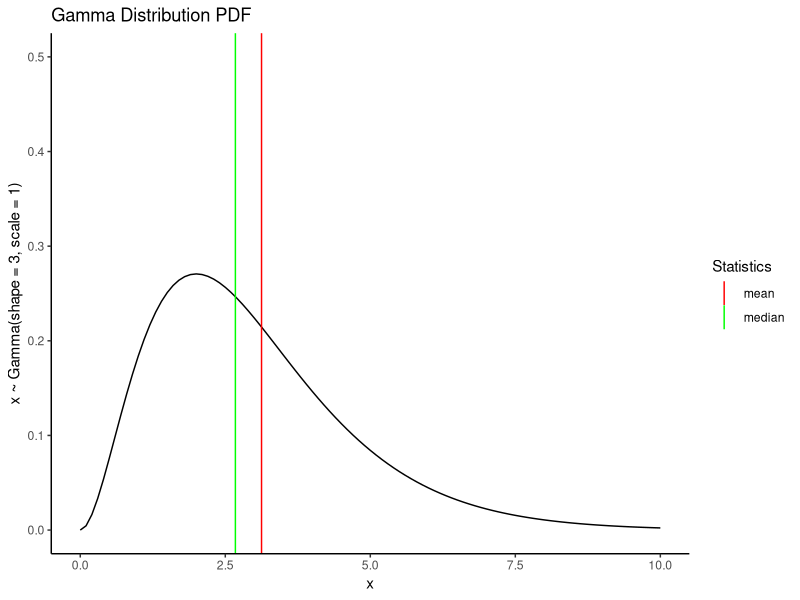
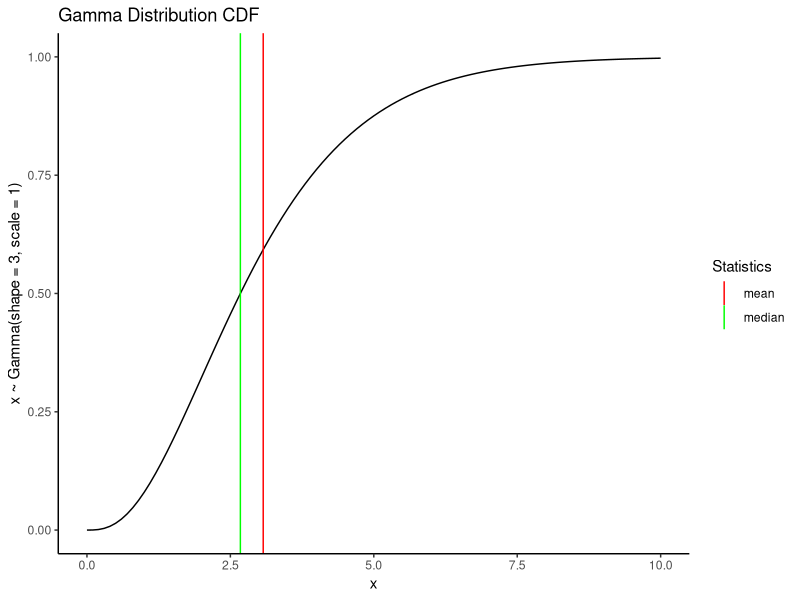
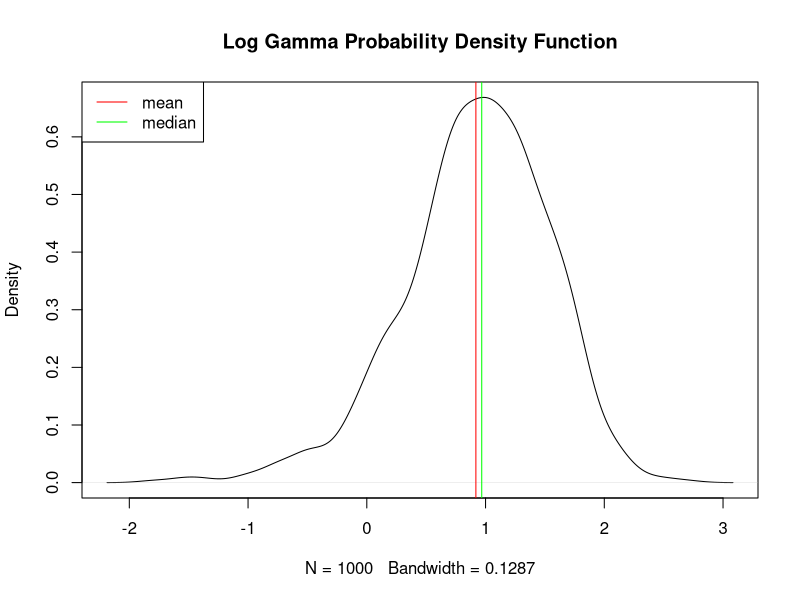
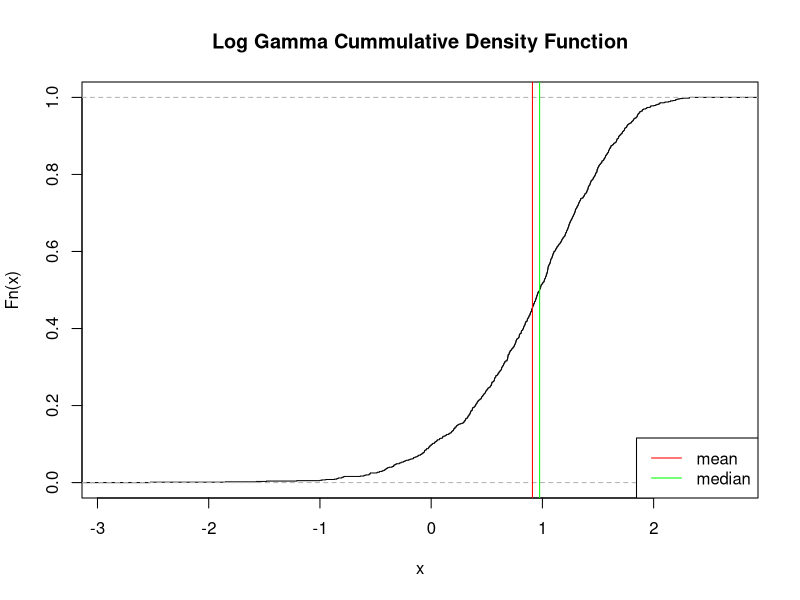
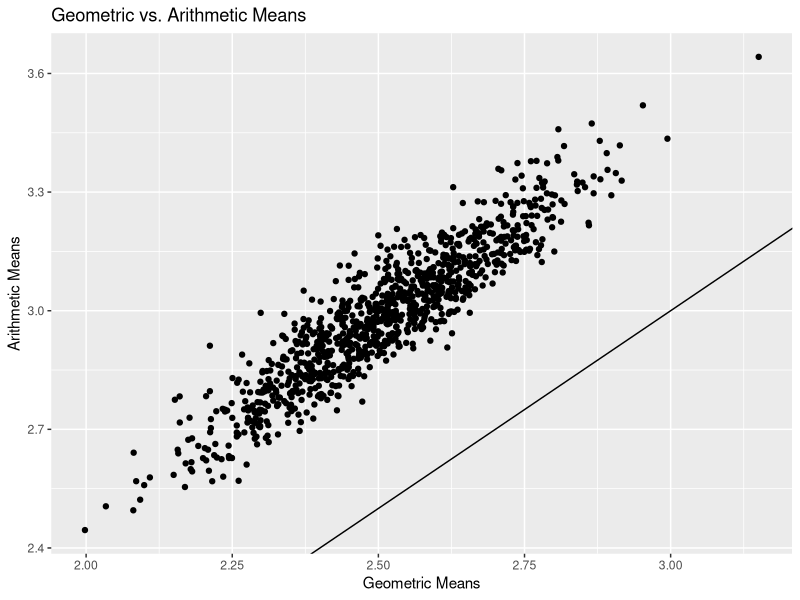
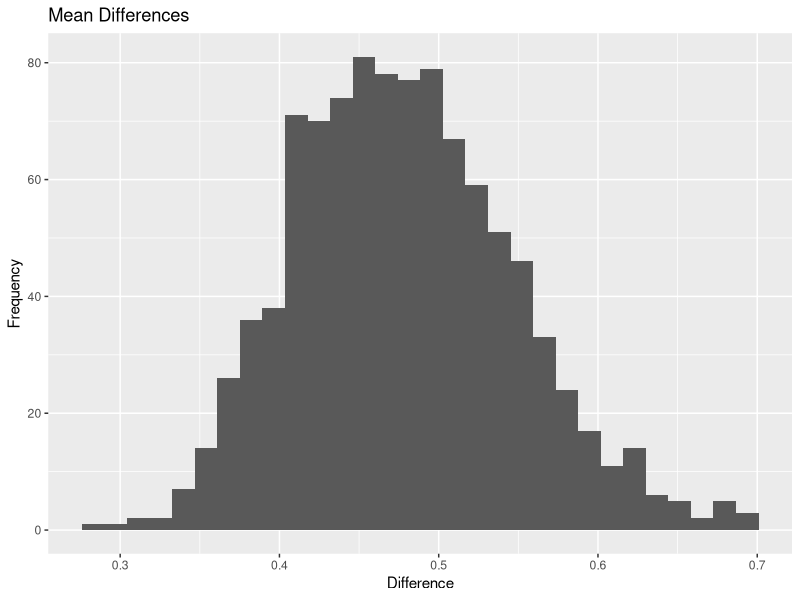
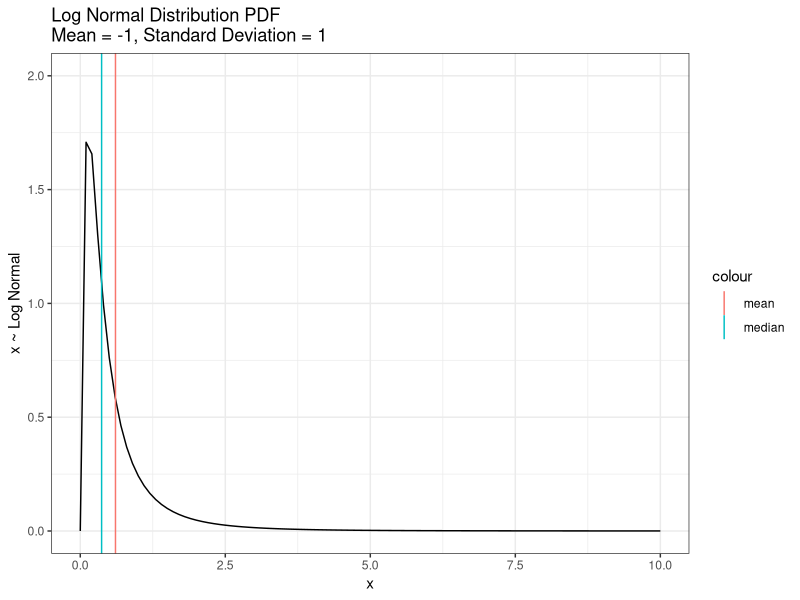
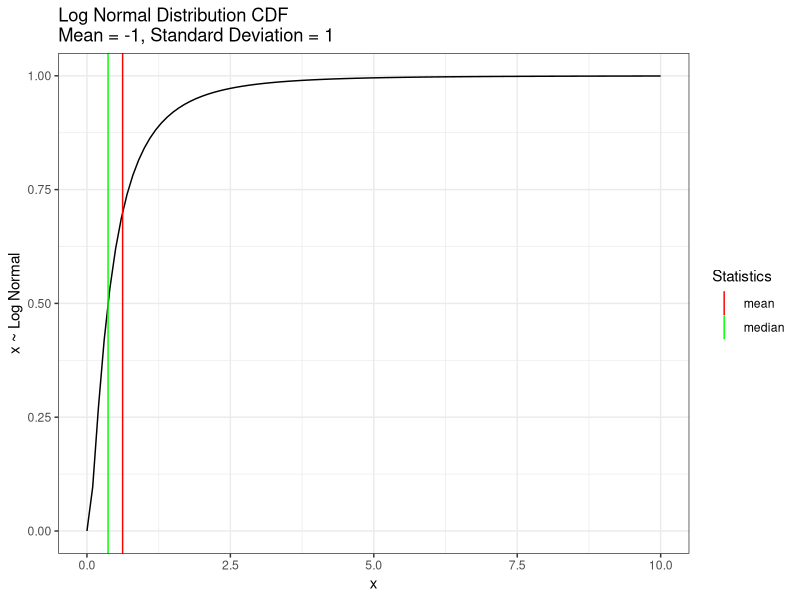

Here is the R script that generated these plots, in order:
## ---- chunk 1
library(ggplot2)
library(dplyr)
## ---- chunk 2
x <- seq(0,10, by = 0.1)
g_PDF <- dgamma(x, shape = 3, scale = 1)
g_CDF <- pgamma(x, shape = 3, scale = 1)
df <- data.frame(x, g_PDF, g_CDF)

ggplot(df, aes(x = x)) +
        geom_line(y = g_PDF) +
        geom_vline(aes(xintercept = mean(rgamma(1000, shape = 3, 
                                                scale = 1)),
                   color = "mean")) +
        geom_vline(aes(xintercept = qgamma(0.5, shape = 3, scale = 1),
                   color = "median")) +
        theme_classic() +
        ylim(0,0.5) +
        labs(
                title = "Gamma Distribution PDF",
                x = "x",
                y = "x ~ Gamma(shape = 3, scale = 1)"
        ) +
        scale_color_manual(name = "Statistics", 
                           values = c(median = "green", mean = "red"))
## ---- chunk 3
x <- seq(0,10, by = 0.1)
g_CDF <- pgamma(x, shape = 3, scale = 1)

ggplot(df, aes(x = x)) +
        geom_line(y = g_CDF) +
        geom_vline(aes(xintercept = mean(rgamma(1000, shape = 3, 
                                                scale = 1)),
                   color = "mean")) +
        geom_vline(aes(xintercept = qgamma(0.5, shape = 3, scale = 1),
                   color = "median")) +
        theme_classic() +
        ylim(0,1) +
        labs(
                title = "Gamma Distribution CDF",
                x = "x",
                y = "x ~ Gamma(shape = 3, scale = 1)"
        ) +
        scale_color_manual(name = "Statistics", 
                           values = c(median = "green", mean = "red"))
## ---- chunk 4
g_log <- log(rgamma(1000, shape = 3, scale = 1))

plot(density(g_log), type = "l", 
     main = "Log Gamma Probability Density Function")
abline(v = mean(g_log), col= 'red')
abline(v = median(g_log), col = "green")
legend('topleft', c('mean', 'median'),
       col = c('red', 'green'), lty = c(1, 1))
## ---- chunk 5
g_log <- log(rgamma(1000, shape = 3, scale = 1))

plot(ecdf(g_log), main = "Log Gamma Cummulative Density Function")
abline(v = mean(g_log), col= 'red')
abline(v = median(g_log), col = "green")
legend('bottomright', 
       c('mean', 'median'),
       col = c('red', 'green'), 
       lty = c(1, 1))

## ---- chunk 6
geometric = rep(NA, 1000)
arithmetic = rep(NA, 1000)
difference = rep(NA, 1000)

for (i in 1:1000){
  q = rgamma(100, shape = 3, scale = 1)
  
  arithmetic[i] = mean(q)
  geometric[i] = exp(mean(log(q)))
  difference[i] = abs(arithmetic[i] - geometric[i])
}

avgs = data.frame(arithmetic, geometric, difference)

ggplot(avgs, aes(x = geometric, y = arithmetic)) +
        geom_point() +
        geom_abline() +
        labs(x = 'Geometric Means',
             y = 'Arithmetic Means',
             title = 'Geometric vs. Arithmetic Means')

ggplot(avgs, aes(x = difference)) +
        geom_histogram() +
        labs(x = 'Difference',
             y = 'Frequency',
             title = 'Mean Differences')
## ---- chunk 7
x1 <- seq(0,10, by = 0.1)
ln_PDF <- dlnorm(x1, -1, 1)
ln_CDF <- plnorm(x1, -1, 1)

df1 <- data.frame(x1, ln_PDF, ln_CDF)

ggplot(df1, aes(x = x1)) +
        geom_line(y = ln_PDF) +
        geom_vline(aes(xintercept = mean(rlnorm(1000, 
                                                meanlog = -1, sdlog = 1)),
                   color = "mean")) +
        geom_vline(aes(xintercept = qlnorm(0.5, meanlog = -1, sdlog = 1),
                   color = "median")) +
        theme_bw() +
        labs(
                title = "Log Normal Distribution PDF \nMean = -1, Standard Deviation = 1",
                x = "x",
                y = "x ~ Log Normal"
        ) +
        ylim(0,2)
        scale_color_manual(name = "Statistics", 
                           values = c(median = "green", mean = "red"))
## ---- chunk 8
ggplot(df1, aes(x = x1)) +
        geom_line(y = ln_CDF) +
        geom_vline(aes(xintercept = mean(rlnorm(1000, 
                                                meanlog = -1, sdlog = 1)),
                   color = "mean")) +
        geom_vline(aes(xintercept = qlnorm(0.5, meanlog = -1, sdlog = 1),
                   color = "median")) +
        theme_bw() +
        labs(
                title = "Log Normal Distribution CDF \nMean = -1, Standard Deviation = 1",
                x = "x",
                y = "x ~ Log Normal"
        ) +
        ylim(0,1) +
        scale_color_manual(name = "Statistics", 
                           values = c(median = "green", mean = "red"))
## ---- chunk 9
lg_norm <- log(rlnorm(1000, -1, 1))

plot(density(lg_norm), type = 'l', main = 'Log Normal Distribution Probability Density Function')
abline(v = mean(lg_norm), col = 'red')
abline(v = median(lg_norm), col = 'green')
legend('topleft', 
       c('mean', 'median'), 
       col = c('red', 'green'), 
       lty = c(1, 1))
## ---- chunk 10
lg_norm <- log(rlnorm(1000, -1, 1))

plot(ecdf(lg_norm), main = "Log Normal Cummulative Density Function")
abline(v = mean(lg_norm), col= 'red')
abline(v = median(lg_norm), col = "green")
legend('topleft', 
       c('mean', 'median'),
       col = c('red', 'green'), 
       lty = c(1, 1))
## ---- chunk 11
geometric = rep(NA, 1000)
arithmetic = rep(NA, 1000)
difference = rep(NA, 1000)

for (i in 1:1000){
  q = rlnorm(100, -1, 1)
  
  arithmetic[i] = mean(q)
  geometric[i] = exp(mean(log(q)))
  difference[i] = abs(arithmetic[i] - geometric[i])
}

avgs = data.frame(arithmetic, geometric, difference)

ggplot(avgs, aes(x = geometric, y = arithmetic)) +
        geom_point() +
        geom_abline() +
        labs(x = 'Geometric Means',
             y = 'Arithmetic Means',
             title = 'Geometric vs. Arithmetic Means')

ggplot(avgs, aes(x = difference)) +
        geom_histogram() +
        labs(x = 'Difference',
             y = 'Frequency',
             title = 'Mean Differences')
## ---- chunk 12
x2 <- seq(-1,13, by = 0.1)
u_PDF <- dunif(x2, min = 0, max = 12)
u_CDF <- punif(x2, min = 0, max = 12)
df2 <- data.frame(x2, u_PDF, u_CDF)

ggplot(df2, aes(x = x2)) +
        geom_line(y = u_PDF) +
        geom_vline(aes(xintercept = mean(runif(1000, 0, 12)),
                   color = "mean")) +
        geom_vline(aes(xintercept = qunif(0.5, 0, 12),
                   color = "median")) +
        theme_classic() +
        labs(
                title = "Uniform Distribution PDF",
                x = "x",
                y = "x ~ Uniform(0, 12)"
        ) +
        ylim(0,0.25) +
        scale_color_manual(name = "Statistics", 
                           values = c(median = "green", mean = "red"))
## ---- chunk 13
x2 <- seq(-1,13, by = 0.1)
u_CDF <- punif(x2, min = 0, max = 12)
df2 <- data.frame(x2, u_PDF, u_CDF)

ggplot(df2, aes(x = x2)) +
        geom_line(y = u_CDF) +
        geom_vline(aes(xintercept = mean(runif(1000, 0, 12)),
                   color = "mean")) +
        geom_vline(aes(xintercept = qunif(0.5, 0, 12),
                   color = "median")) +
        theme_classic() +
        labs(
                title = "Uniform Distribution CDF",
                x = "x",
                y = "x ~ Uniform(0,12)"
        ) +
        ylim(0,1) +
        scale_color_manual(name = "Statistics", 
                           values = c(median = "green", mean = "red"))

## ---- chunk 14
lg_unif <- log(runif(1000, 0, 12))

plot(density(lg_unif), type = 'l', main = 'Log Uniform Distribution Probability Density Function')
abline(v = mean(lg_unif), col = 'red')
abline(v = median(lg_unif), col = 'green')
legend('topleft', 
       c('mean', 'median'), 
       col = c('red', 'green'), 
       lty = c(1, 1))
## ---- chunk 15
lg_unif <- log(runif(1000, 0, 12))

plot(ecdf(lg_unif), main = "Log Normal Cummulative Density Function")
abline(v = mean(lg_unif), col= 'red')
abline(v = median(lg_unif), col = "green")
legend('topleft', 
       c('mean', 'median'),
       col = c('red', 'green'), 
       lty = c(1, 1))
## ---- chunk 16
geometric = rep(NA, 1000)
arithmetic = rep(NA, 1000)
difference = rep(NA, 1000)

for (i in 1:1000){
  q = runif(100, 0, 12)
  
  arithmetic[i] = mean(q)
  geometric[i] = exp(mean(log(q)))
  difference[i] = abs(arithmetic[i] - geometric[i])
}

avgs = data.frame(arithmetic, geometric, difference)

ggplot(avgs, aes(x = geometric, y = arithmetic)) +
        geom_point() +
        geom_abline() +
        labs(x = 'Geometric Means',
             y = 'Arithmetic Means',
             title = 'Geometric vs. Arithmetic Means')

ggplot(avgs, aes(x = difference)) +
        geom_histogram() +
        labs(x = 'Difference',
             y = 'Frequency',
             title = 'Mean Differences')
## ---- chunk 17
expect_lg = rep(NA, 1000)
lg_expect = rep(NA, 1000)

for (i in 1:1000){
  q = rgamma(10000, shape = 3, scale = 1)
  expect_lg[i] = mean(log(q))
  lg_expect[i] = log(mean(q))
}

difference = expect_lg - lg_expect

hist(difference, freq = FALSE, breaks = 50,
     main = 'Difference between E[log(x)] and log(E[x])', 
     xlab = 'E[log(x)] - log(E[x])')
## ---- chunk 18
expect_lg = rep(NA, 1000)
lg_expect = rep(NA, 1000)

for (i in 1:1000){
  q = rlnorm(10000, -1, 1)
  expect_lg[i] = mean(log(q))
  lg_expect[i] = log(mean(q))
}

difference = expect_lg - lg_expect

hist(difference, freq = FALSE, breaks = 50,
     main = 'Difference between E[log(x)] and log(E[x])', 
     xlab = 'E[log(x)] - log(E[x])')
## ---- chunk 19
expect_lg = rep(NA, 1000)
lg_expect = rep(NA, 1000)

for (i in 1:1000){
  q = runif(10000, 0, 12)
  expect_lg[i] = mean(log(q))
  lg_expect[i] = log(mean(q))
}

difference = expect_lg - lg_expect

hist(difference, freq = FALSE, breaks = 50,
     main = 'Difference between E[log(x)] and log(E[x])', 
     xlab = 'E[log(x)] - log(E[x])')
